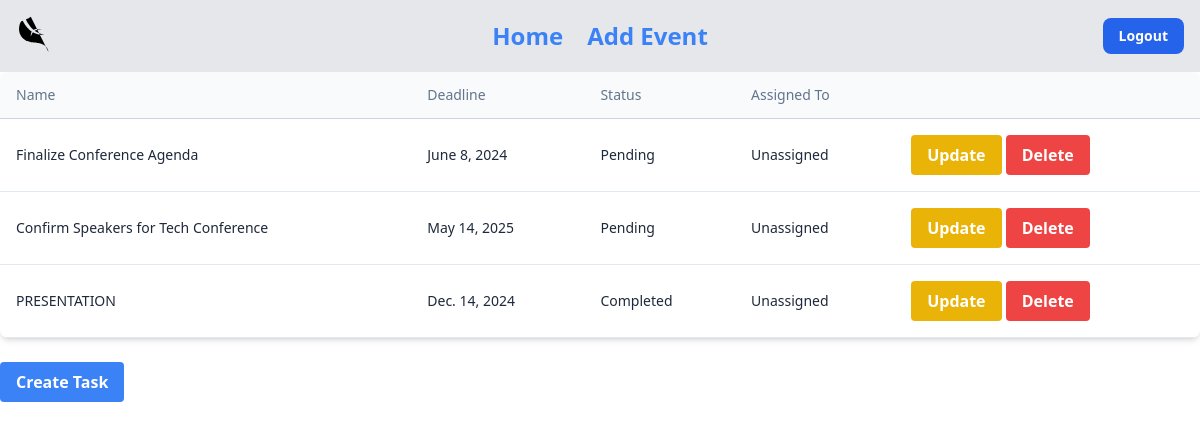
The page /events/7/tasks/ (signed in) on the database its author committed.
### event_manager/models.py (models this page shows, shortened)
class Task(models.Model):
    event = models.ForeignKey(Event, on_delete=models.CASCADE, related_name="tasks")
    name = models.CharField(max_length=200)
    deadline = models.DateField()
    status = models.CharField(max_length=50, choices=[('Pending', 'Pending'), ('Completed', 'Completed')], default='Pending')
    assigned_to = models.ForeignKey(Attendee, on_delete=models.SET_NULL, null=True, blank=True)

### event_manager/views.py (the view)
# urls.py: path('events/<int:event_id>/tasks/', event_task_list, name='event_task_list'),
@login_required
def event_task_list(request, event_id):
    event = get_object_or_404(Event, id=event_id)  # Get the event by ID
    tasks = event.tasks.all()  # Fetch all tasks related to the event
    return render(request, 'task_list.html', {'event': event, 'tasks': tasks})

### templates/task_list.html (shortened to what this page needs)
{% extends "index.html" %}
{% block content %}
<div class="relative flex flex-col w-full h-full overflow-scroll text-gray-700 bg-white shadow-md rounded-lg bg-clip-border">
    <table class="w-full text-left table-auto min-w-max">
      <thead>
        <tr>
          <th class="p-4 border-b border-slate-300 bg-slate-50">
            <p class="block text-sm font-normal leading-none text-slate-500">
              Name
            </p>
          </th>
          <th class="p-4 border-b border-slate-300 bg-slate-50">
            <p class="block text-sm font-normal leading-none text-slate-500">
              Deadline
            </p>
          </th>
          <th class="p-4 border-b border-slate-300 bg-slate-50">
            <p class="block text-sm font-normal leading-none text-slate-500">
              Status
            </p>
          </th>
          <th class="p-4 border-b border-slate-300 bg-slate-50">
            <p class="block text-sm font-normal leading-none text-slate-500">
              Assigned To
            </p>
          </th>
          <th class="p-4 border-b border-slate-300 bg-slate-50">
          </th>
        </tr>
      </thead>
      <tbody>
        {% for task in tasks %}
        <tr class="hover:bg-slate-50">
          <td class="p-4 border-b border-slate-200">
            <p class="block text-sm text-slate-800">
              {{ task.name }}
            </p>
          </td>
          <td class="p-4 border-b border-slate-200">
            <p class="block text-sm text-slate-800">
              {{ task.deadline }}
            </p>
          </td>
          <td class="p-4 border-b border-slate-200">
            <p class="block text-sm text-slate-800">
              {{ task.status }}
            </p>
          </td>
          <td class="p-4 border-b border-slate-200">
            <p class="block text-sm text-slate-800">
              {% if task.assigned_to %}
                {{ task.assigned_to.name }}
              {% else %}
                Unassigned
              {% endif %}
            </p>
          </td>
          <td class="p-4 border-b border-slate-200">
            <a href="{% url 'update_task' event.id task.id %}">
              <button class="bg-yellow-500 hover:bg-yellow-700 text-white font-bold py-2 px-4 rounded">
                Update
              </button>
            </a>
            <a href="{% url 'delete_task' event.id task.id %}">
              <button class="bg-red-500 hover:bg-red-700 text-white font-bold py-2 px-4 rounded">
                Delete
              </button>
            </a>
          </td>
        </tr>
        {% endfor %}
      </tbody>
    </table>
  </div>
  <br>
  <a href="{% url 'add_task' event.id %}">
    <button class="bg-blue-500 hover:bg-blue-700 text-white font-bold py-2 px-4 rounded">
      Create Task
    </button>
  </a>
{% endblock %}

### templates/index.html (shortened to what this page needs)
{% load static tailwind_tags %}
<!DOCTYPE html>
<html lang="en">
<head>
    {% tailwind_css %}
    {% include 'navbar.html' %}
</head>
<body class="bg-grey-200">
    {% block content %}
    {% endblock %}
</body>
</html>

### templates/navbar.html (shortened to what this page needs)
<nav class="relative px-4 py-4 flex justify-between items-center bg-gray-200">
    <a class="text-3xl font-bold leading-none" href="{% url 'event_list' %}">
    </a>
    <ul id="menu" class="hidden absolute top-1/2 left-1/2 transform -translate-y-1/2 -translate-x-1/2 lg:flex lg:mx-auto lg:flex lg:items-center lg:w-auto lg:space-x-6 bg-gray-200">
        <li><a class="font-bold" href="{% url 'event_list' %}" style="font-size: 1.5rem; color: #3b82f6;">Home</a></li>
        <li><a class="font-bold" href="{% url 'add_event' %}" style="font-size: 1.5rem; color: #3b82f6;">Add Event</a></li>
    </ul>
    {% if user.is_authenticated %}
    <a class="text-sm text-red-600 font-bold" href="{% url 'logout' %}"><button class="ml-auto bg-blue-600 text-white px-4 py-2 rounded-lg">Logout</button></a>
    {% endif %}
</nav>

### rows shown on the page
Task: name "Finalize Conference Agenda", deadline "June 8, 2024", status "Pending", shows "Unassigned"
Task: name "Confirm Speakers for Tech Conference", deadline "May 14, 2025", status "Pending", shows "Unassigned"
Task: name "PRESENTATION", deadline "Dec. 14, 2024", status "Completed", shows "Unassigned"
